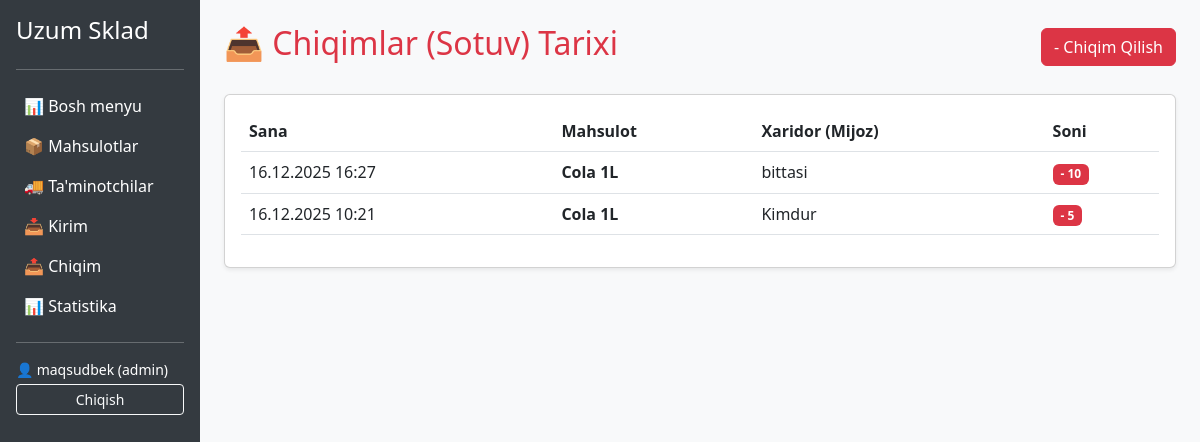
The page /stock-out/ (signed in) on the database its author committed.
### accounts/models.py (models this page shows, shortened)
class CustomUser(AbstractUser):
    ROLE_CHOICES = (
        ('admin', 'Admin'),
        ('client', 'Client')
    )
    role = models.CharField(max_length = 10, choices = ROLE_CHOICES, default = 'client')
    created_at = models.DateTimeField(auto_now_add = True)

### stock/models.py (models this page shows, shortened)
class Stock_out(models.Model):
    product = models.ForeignKey(Product, on_delete=models.CASCADE, related_name='stock_outs')
    quantity = models.PositiveIntegerField()
    customer_name = models.CharField(max_length=150)
    created_at = models.DateTimeField(auto_now_add=True)

### products/models.py (models this page shows, shortened)
class Product(models.Model):
    name = models.CharField(max_length=100)
    sku = models.CharField(max_length=50, unique = True)
    category = models.CharField(max_length=100)
    supplier = models.ForeignKey('suppliers.Supplier', on_delete=models.CASCADE, related_name='products')
    stock = models.IntegerField(default = 0)
    price = models.DecimalField(max_digits=10, decimal_places=2)
    min_stock = models.IntegerField(default = 10)
    created_at = models.DateTimeField(auto_now_add=True)

### stock/views.py (the view)
# urls.py: path('stock-out/', stock_out_list, name='stock_out_list'),
@login_required
def stock_out_list(request):
    stock_outs = Stock_out.objects.all().order_by('-created_at')
    return render(request, 'stock/stock_out_list.html', {'stock_outs': stock_outs})

### templates/stock/stock_out_list.html
{% extends 'base.html' %}
{% block content %}
<div class="d-flex justify-content-between align-items-center mb-4">
    <h2 class="text-danger">📤 Chiqimlar (Sotuv) Tarixi</h2>
    <a href="{% url 'stock_out_create' %}" class="btn btn-danger">- Chiqim Qilish</a>
</div>
<div class="card shadow-sm">
    <div class="card-body">
        <table class="table table-hover">
            <thead>
                <tr>
                    <th>Sana</th>
                    <th>Mahsulot</th>
                    <th>Xaridor (Mijoz)</th>
                    <th>Soni</th>
                </tr>
            </thead>
            <tbody>
                {% for item in stock_outs %}
                <tr>
                    <td>{{ item.created_at|date:"d.m.Y H:i" }}</td>
                    <td><strong>{{ item.product.name }}</strong></td>
                    <td>{{ item.customer_name }}</td>
                    <td><span class="badge bg-danger">- {{ item.quantity }}</span></td>
                </tr>
                {% empty %}
                <tr><td colspan="4" class="text-center">Hali chiqim qilinmagan.</td></tr>
                {% endfor %}
            </tbody>
        </table>
    </div>
</div>
{% endblock %}

### templates/base.html (shortened to what this page needs)
<!DOCTYPE html>
<html lang="uz">
<head>
    <link href="https://cdn.jsdelivr.net/npm/bootstrap@5.3.0/dist/css/bootstrap.min.css" rel="stylesheet">
</head>
<body>
<div class="container-fluid">
    <div class="row">
<div class="col-md-2 sidebar p-3 text-white" style="background-color: #343a40; min-height: 100vh;">
    <h4 class="mb-4">Uzum Sklad</h4>
    <hr>
    <a href="{% url 'dashboard' %}" class="d-block text-white text-decoration-none p-2 hover-effect">
        📊 Bosh menyu
    </a>
    <a href="{% url 'product_list' %}" class="d-block text-white text-decoration-none p-2 hover-effect">
        📦 Mahsulotlar
    </a>
    {% if user.role == 'admin' %}
        <a href="{% url 'supplier_list' %}" class="d-block text-white text-decoration-none p-2 hover-effect">
            🚚 Ta'minotchilar
        </a>
        <a href="{% url 'stock_in_list' %}" class="d-block text-white text-decoration-none p-2 hover-effect">
            📥 Kirim
        </a>
        <a href="{% url 'stock_out_list' %}" class="d-block text-white text-decoration-none p-2 hover-effect">
            📤 Chiqim
        </a>
        <a href="{% url 'statistics' %}" class="d-block text-white text-decoration-none p-2 hover-effect">
            📊 Statistika
        </a>
    {% endif %}
    <hr>
    {% if user.is_authenticated %}
        <div class="mt-3">
            <p class="small mb-1">👤 {{ user.username }} ({{ user.role }})</p>
            <form action="{% url 'logout' %}" method="post">
                <button type="submit" class="btn btn-outline-light btn-sm w-100">Chiqish</button>
            </form>
        </div>
    {% else %}
        <a href="{% url 'login' %}" class="btn btn-primary w-100">Kirish</a>
    {% endif %}
</div>
        <div class="col-md-10 p-4">
            {% block content %}
            {% endblock %}
        </div>
    </div>
</div>
</body>
</html>

### templates/base.html (style rules this page uses)
body { background-color: #f8f9fa; }
.sidebar { min-height: 100vh; background-color: #343a40; color: white; }
.sidebar a { color: white; text-decoration: none; padding: 10px; display: block; }

### rows shown on the page
CustomUser: username "maqsudbek", role "admin"
Stock_out: created_at "16.12.2025 16:27", product.name "Cola 1L", customer_name "bittasi", quantity "10"
Stock_out: created_at "16.12.2025 10:21", product.name "Cola 1L", customer_name "Kimdur", quantity "5"
